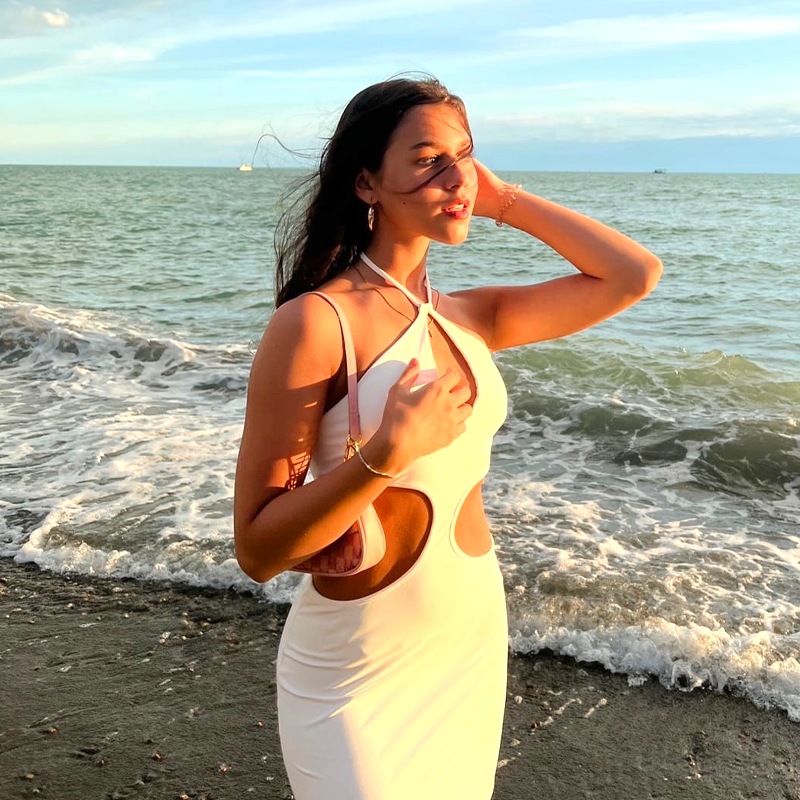
#> input picture Для тестового/1388_12_Наклейки 3-D_3/2.png, 800 x 800 px
$ python generate-tif.py
#> lines starting #> are read from the running program, lines starting #| are printed output that depends on the picture
from PIL import Image
import os

main_dir_path = 'Для тестового'

# Динамический параметры, которые можно менять
image_formats = ('.png', '.jpg', '.jpeg', '.gif') # Список форматов, которые мы считаем изображением
padding = 80
collage_background = (255, 255, 255)

def collect_images_from_folders(folder_names):
    images = []
    for folder_name in folder_names:
        folder_path = os.path.join(main_dir_path, folder_name)
        if os.path.exists(folder_path) and os.path.isdir(folder_path):
            for filename in os.listdir(folder_path):
                if filename.endswith(image_formats):
                    image_path = os.path.join(folder_path, filename)
                    image = Image.open(image_path)
                    images.append(image)
    return images

def create_image_collage(images, output_filename):
    image_width, image_height = images[0].size

    images_per_row = min(len(images), 4)
    num_rows = (len(images) + images_per_row - 1) // images_per_row

    # Определяем размеры коллажа с учетом увеличенных отступов и отступов с краю коллажа
    collage_width = images_per_row * (image_width + padding) + padding
    collage_height = num_rows * (image_height + padding) + padding

    collage = Image.new('RGB', (collage_width, collage_height), collage_background)
    current_x = padding  # Задаем начальные координаты равные отступу, поскольку нам нужны отступы по краям коллажа
    current_y = padding
    for img in images:
        collage.paste(img, (current_x, current_y))
        current_x += image_width + padding
        if current_x >= collage_width:
            current_x = padding
            current_y += image_height + padding

    collage.save(output_filename)
    print(f"Коллаж успешно сохранен в файл {output_filename}")

def generate_tif(folder_names):
    all_images = collect_images_from_folders(folder_names)
#> in collect_images_from_folders, image is the input picture: PIL image 800x800 RGBA; mean R, G, B, A 166.8, 163, 144.4, 255
#> all_images = 1 item
    output_filename = 'Result.tif'
    create_image_collage(all_images, output_filename)
#> in create_image_collage, `images_per_row = min(len(images), 4)`: images_per_row = 1
#> in create_image_collage, `collage_width = images_per_row * (image_width + padding) + padding`: collage_width = 960
#> in create_image_collage, `collage = Image.new('RGB', (collage_width, collage_height), collage_ba..`: collage: PIL image 960x960 RGB; every value is 255
#> the loop in create_image_collage, `for img in images:` made 1 pass
#> current_y on pass 1: 960
#> after the loop in create_image_collage, `for img in images:`:
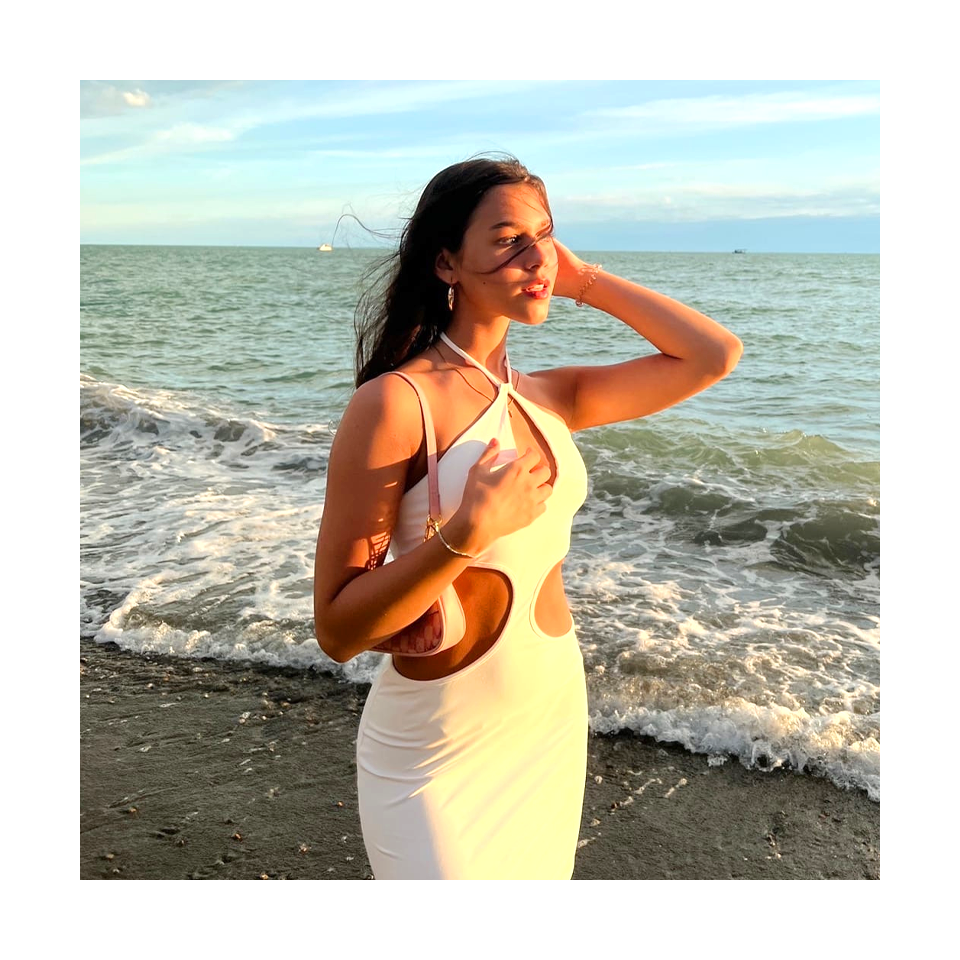
#> collage: PIL image 960x960 RGB; mean R, G, B 193.8, 191.1, 178.2
#> after the loop in create_image_collage, `for img in images:`: current_x = 80; current_y = 960


folder_names = ['1388_12_Наклейки 3-D_3', '1388_6_Наклейки 3-D_2']
generate_tif(folder_names)
